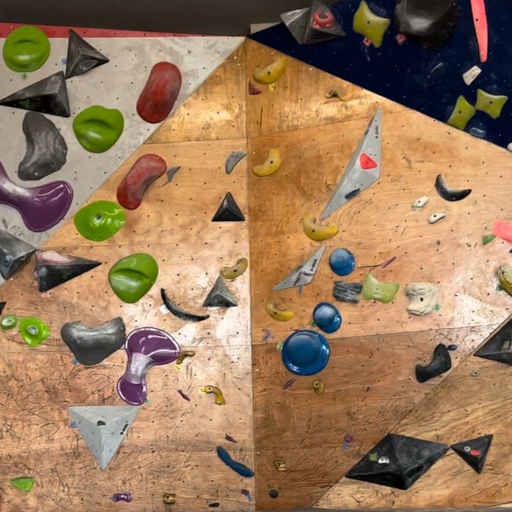
#> input picture imgs/img1.png, 512 x 512 px
$ python segmentar.py   (older library calls are emulated)
#> lines starting #> are read from the running program, lines starting #| are printed output that depends on the picture
import cv2
import os
import numpy as np
import matplotlib.pyplot as plt
from matplotlib.colors import ListedColormap
from sklearn.preprocessing import StandardScaler
from sklearn.decomposition import PCA
from sklearn.cluster import KMeans
import glob

# Variáveis globais
KSIZE = 31
TAM_JANELA = 5
NIVEIS_PIRAMIDE = 3
DEBUG = False

############ Funções Auxiliares ############

# [58 lines left out: functions visualizar_segmentacao, processar_uma_imagem, not called in this run]

def exibir_resultados(resultados, n_cols=4):
    """
    Exibe os resultados da segmentação para um conjunto de imagens.

    Parâmetros:
    - resultados: lista de tuplas (nome_arquivo, imagem_rgb, rotulos)
    - n_cols: número de colunas para exibição
    """
    n_imagens = len(resultados)
    n_rows = (n_imagens + n_cols - 1) // n_cols

    plt.figure(figsize=(15, n_rows * 5))

    for i, (nome_arquivo, imagem_rgb, rotulos) in enumerate(resultados):
        # Cria um mapa de cores aleatório para os rótulos
        n_clusters = len(np.unique(rotulos))
        cores = np.random.rand(n_clusters, 3)
        mapa_cores = ListedColormap(cores)

        # Exibe a imagem original
        plt.subplot(n_rows, n_cols * 2, i * 2 + 1)
        plt.imshow(imagem_rgb)
        plt.title(f"Original: {nome_arquivo}")
        plt.axis('off')

        # Exibe a segmentação
        plt.subplot(n_rows, n_cols * 2, i * 2 + 2)
        plt.imshow(rotulos, cmap=mapa_cores)
        plt.title(f"Segmentação: {n_clusters} clusters")
        plt.axis('off')

    plt.tight_layout()
    plt.show()

def salvar_resultados(output_path, resultados):
    """
    Salva resultados de segmentação em arquivos.

    Parâmetros:
    - output_path: caminho que será salvo
    - resultados: objeto com os resultados da segmentação
    """
    if not os.path.exists(output_path):
        os.makedirs(output_path)

    print("Salvando resultados...")

    plt.figure(figsize=(15, 10))
    for nome_arquivo, imagem_rgb, rotulos in resultados:
        n_clusters = len(np.unique(rotulos))
        cores = np.random.RandomState(42).rand(n_clusters, 3)

        mapa_cores = ListedColormap(cores)

        # Exibe a imagem original
        plt.subplot(1, 2, 1)
        plt.imshow(imagem_rgb)
        plt.title(f"Original: {nome_arquivo}")
        plt.axis('off')

        # Exibe a segmentação
        plt.subplot(1, 2, 2)
        plt.imshow(rotulos, cmap=mapa_cores)
        plt.title(f"Segmentação: {n_clusters} clusters")
        plt.axis('off')

        plt.savefig(os.path.join(output_path, nome_arquivo))
    plt.close()

def processar_conjunto_imagens(arquivos_imagem, n_clusters=5, tipo_segmentacao=1):
    """
    Processa um conjunto de imagens realizando a segmentação por textura.

    Parâmetros:
    - pasta_imagens: caminho para a pasta com as imagens
    - n_clusters: número de clusters para segmentação
    """
    resultados = []

    # Processa cada imagem
    for caminho_imagem in arquivos_imagem:
        # Extrai o nome base do arquivo
        nome_arquivo = os.path.basename(caminho_imagem)

        print(f"Processando: {nome_arquivo}")

        # Processa a imagem
        imagem_rgb, tensor_caracteristicas = processar_imagem(caminho_imagem)

        # Segmenta a imagem
        if tipo_segmentacao == 1:
            rotulos = segmentar_textura_kmeans(tensor_caracteristicas, n_clusters=n_clusters)
        elif tipo_segmentacao == 2:
            rotulos = segmentar_textura_distancia_euclidiana(tensor_caracteristicas, n_clusters=n_clusters)

        # Armazena os resultados
        resultados.append((nome_arquivo, imagem_rgb, rotulos))

    return resultados

############ Funções de Segmentação ############

def segmentar_textura_kmeans(tensor_caracteristicas, n_clusters=5, random_state=56):
    """
    Segmenta a imagem com base nas características de textura usando K-means.

    Parâmetros:
    - tensor_caracteristicas: tensor com as características de textura
    - n_clusters: número de clusters para o K-means
    - random_state: semente para reprodução dos resultados

    Retorna:
    - Matriz com os rótulos de segmentação
    """
    print("Segmentando usando K-Means...")

    # Obtem as dimensões do tensor
    altura, largura, n_caracteristicas = tensor_caracteristicas.shape

    # Reorganiza o tensor em uma matriz 2D: (n_pixels, n_caracteristicas)
    X = tensor_caracteristicas.reshape(-1, n_caracteristicas)

    # Normaliza as características
    scaler = StandardScaler()
    X_scaled = scaler.fit_transform(X)
    # Reduz a dimensionalidade com PCA para melhorar a eficiência
    pca = PCA(n_components=min(10, n_caracteristicas))
    X_pca = pca.fit_transform(X_scaled)

    kmeans = KMeans(n_clusters=n_clusters, random_state=random_state)

    # rotulos é um array de tamanho n_pixels que indica qual cluster cada pixel pertence
    rotulos = kmeans.fit_predict(X_pca)

    # Reorganiza os rótulos para o formato original da imagem
    rotulos_imagem = rotulos.reshape(altura, largura)
    return rotulos_imagem

# [62 lines left out: function segmentar_textura_distancia_euclidiana, not called in this run]

############ Funções de Filtros ############

def extrair_caracteristicas_textura(resposta_filtro, kernel):
    """
    Extrai características de textura a partir das respostas dos filtros.

    Parâmetros:
    - resposta_filtro: resposta do filtro
    - kernel: janela para cálculo das estatísticas locais

    Retorna:
    - Imagem com as médias locais
    """
    media = cv2.filter2D(resposta_filtro, -1, kernel)
    return media

def aplicar_filtros(imagem, filtros):
    """
    Aplica uma lista de filtros à imagem.

    Parâmetros:
    - imagem: imagem em escala de cinza
    - filtros: lista de filtros

    Retorna:
    - Lista de respostas dos filtros
    """
    respostas = []

    for kernel in filtros:
        # Aplica filtro usando convolução
        resposta = cv2.filter2D(imagem, cv2.CV_32F, kernel)
        respostas.append(resposta)

    return respostas

def criar_filtro_gabor(ksize=KSIZE, sigma=4.0, theta=0, lambd=10.0, gamma=0.5, psi=0):
    """
    Cria um filtro de Gabor com os parâmetros especificados.

    Parâmetros:
    - ksize: tamanho do kernel (impar)
    - sigma: desvio padrão do envelope gaussiano
    - theta: orientação do filtro em radianos
    - lambd: comprimento de onda da função senoidal
    - gamma: razão de aspecto do envelope gaussiano
    - psi: deslocamento de fase

    Retorna:
    - Kernel do filtro de Gabor
    """
    kernel = cv2.getGaborKernel(
        (ksize, ksize), sigma, theta, lambd, gamma, psi, ktype=cv2.CV_32F
    )

    # Normaliza o kernel
    if kernel.sum() != 0:
        kernel /= 1.5 * kernel.sum()
    else:
        kernel /= kernel.max()

    return kernel

def criar_banco_filtros(ksize=KSIZE):
    """
    Cria um banco de filtros de Gabor (com diferentes orientações), Gausseanos e Laplacianos.

    Retorna:
    - Lista de filtros
    """
    filtros = []

    #### Filtros de Gabor ####
    # Detecta texturas nas direções indicadas (e circular)

    # Parâmetros para filtros de Gabor
    sigma = 4.0
    lambd = 10.0
    gamma = 0.5
    psi = [0, np.pi/2]
    theta = [0, np.pi/2, np.pi/4, 3*np.pi/4] # 0°, 90°, 45°, 135°

    # Filtros direcionais
    for p in psi:
        for t in theta:
            filtros.append(criar_filtro_gabor(ksize, sigma, theta=t, lambd=lambd, gamma=gamma, psi=p))

    # Filtro circular
    filtros.append(criar_filtro_gabor(ksize, sigma, theta=0, lambd=lambd, gamma=1.0, psi=0))

    #### Filtro Laplaciano ####
    # Detecta bordas independentemente da direção

    # getDerivKernels retorna uma tupla de dois arrays 1D
    kx = cv2.getDerivKernels(2, 0, ksize)  # Segunda derivada em x (ordem=2)
    ky = cv2.getDerivKernels(0, 2, ksize)  # Segunda derivada em y (ordem=2)

    # Precisamos calcular o produto externo para obter o kernel 2D
    kernel_dx2 = np.outer(kx[0], kx[1])
    kernel_dy2 = np.outer(ky[0], ky[1])

    # O Laplaciano é a soma das derivadas segundas
    filtros.append(kernel_dx2 + kernel_dy2)

    #### Filtro Gaussiano ####
    # Serve para suavizar os ruídos e detalhes finos

    # getGaussianKernel retorna um array 1D
    # Precisamos gerar o gaussiano apartir da multiplicação de arrays para ter uma matriz gausseana
    kernel_gauss = cv2.getGaussianKernel(ksize, sigma)
    filtros.append(kernel_gauss * kernel_gauss.T)

    return filtros

def criar_piramide_gaussiana(imagem, niveis=NIVEIS_PIRAMIDE):
    """
    Cria uma pirâmide gaussiana com o número especificado de níveis.

    Parâmetros:
    - imagem: imagem de entrada
    - niveis: número de níveis da pirâmide

    Retorna:
    - Lista de imagens em diferentes escalas
    """
    piramide = [imagem]

    for i in range(1, niveis):
        # Aplica um filtro gaussiano (borra) e dps reduz a imagem para metade do tamanho
        img_reduzida = cv2.pyrDown(piramide[i-1])
        piramide.append(img_reduzida)

    return piramide

def processar_imagem(caminho_imagem, visualizar=False, tamanho_janela=TAM_JANELA, niveis=NIVEIS_PIRAMIDE):
    """
    Processa uma imagem aplicando filtros de Gabor em múltiplas escalas.

    Parâmetros:
    - caminho_imagem: caminho para a imagem
    - visualizar: se True, exibe as respostas dos filtros

    Retorna:
    - Vetor de características da imagem
    """
#> called with caminho_imagem = './imgs/img1.png', visualizar = False, tamanho_janela = 5, niveis = 3
    # Lê a imagem
    imagem_rgb = cv2.imread(caminho_imagem)
#> imagem_rgb is the input picture: shape (512, 512, 3); mean B, G, R 92.2, 122.5, 154.5
    imagem_rgb = cv2.cvtColor(imagem_rgb, cv2.COLOR_BGR2RGB)

    # Converte para escala de cinza
    imagem_cinza = cv2.cvtColor(imagem_rgb, cv2.COLOR_RGB2GRAY)
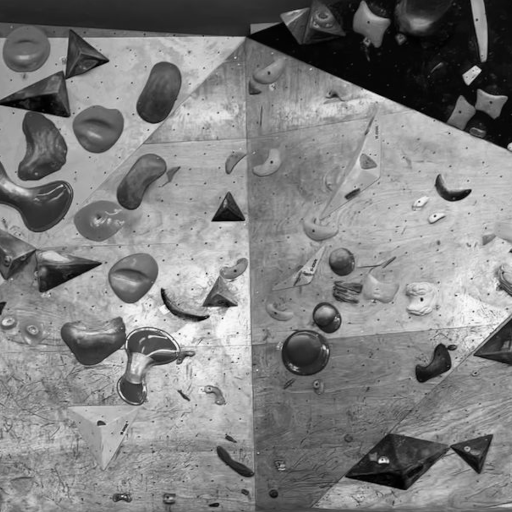
#> imagem_cinza: shape (512, 512); min 0, max 252, mean 128.6

    # Cria a pirâmide gaussiana
    piramide = criar_piramide_gaussiana(imagem_cinza, niveis)
#> the loop in criar_piramide_gaussiana, `for i in range(1, niveis):` made 2 passes
#> pass 1, in criar_piramide_gaussiana, `img_reduzida = cv2.pyrDown(piramide[i-1])`:
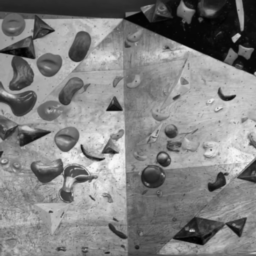
#> img_reduzida: shape (256, 256); min 1, max 248, mean 128.6
#> pass 2, in criar_piramide_gaussiana, `img_reduzida = cv2.pyrDown(piramide[i-1])`:
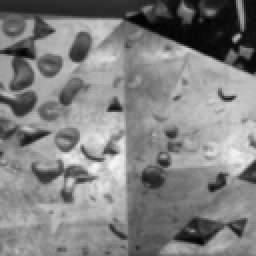
#> img_reduzida: shape (128, 128) (shown 2 times larger); min 3, max 246, mean 128.5
#> after the loop in criar_piramide_gaussiana, `for i in range(1, niveis):`: piramide = 3 items
#> piramide = 3 items

    # Cria o banco de filtros de Gabor
    filtros = criar_banco_filtros()

    # Lista pra armazenar todas as características extraídas
    todas_caracteristicas = []

    # Cria o kernel para cálculo da média local para vetor de caracteristicas
    kernel = np.ones((tamanho_janela, tamanho_janela), np.float32) / (tamanho_janela * tamanho_janela)

    # Processa cada escala da piramida
    for idx_escala, imagem_escala in enumerate(piramide):
        # Aplica filtros
        respostas_filtros = aplicar_filtros(imagem_escala, filtros)

        # Extrai as características da textura
        caracteristicas_escala = []
        for resposta in respostas_filtros:
            # Extrai a média local como característica
            media = extrair_caracteristicas_textura(resposta, kernel)

            # Redimensiona a característica para o tamanho da imagem original
            if idx_escala > 0:
                media = cv2.resize(media, (imagem_cinza.shape[1], imagem_cinza.shape[0]), interpolation=cv2.INTER_LINEAR)

            caracteristicas_escala.append(media)

        todas_caracteristicas.extend(caracteristicas_escala)
#> this loop made 3 passes
#> pass 1, in extrair_caracteristicas_textura (call 3), `media = cv2.filter2D(resposta_filtro, -1, kernel)`:
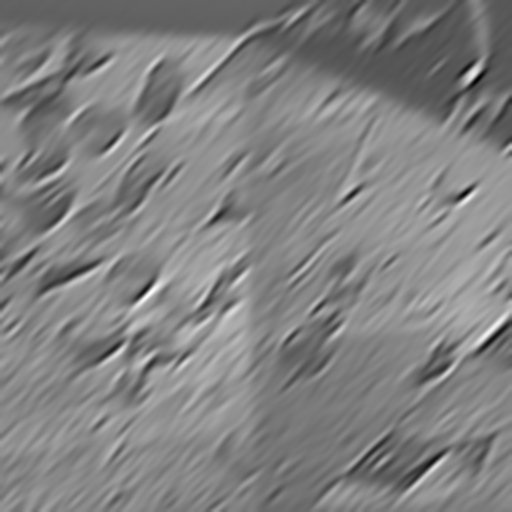
#> media: shape (512, 512) float32; min -152.5, max 314.4, mean 85.8; drawn with min black and max white
#> pass 1, in extrair_caracteristicas_textura (call 4), `media = cv2.filter2D(resposta_filtro, -1, kernel)`:
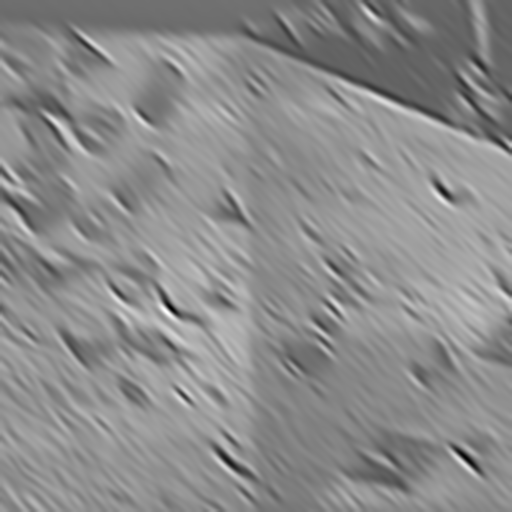
#> media: shape (512, 512) float32; min -190.9, max 312, mean 85.8; drawn with min black and max white
#> after the loop:
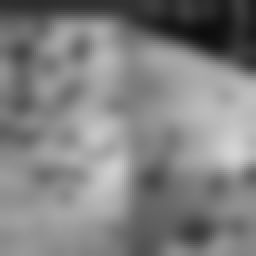
#> resposta: shape (128, 128) float32 (shown 2 times larger); min 13.73, max 212.2, mean 128.6
#> after the loop, todas_caracteristicas = 33 items

    # Visualiza as respostas dos filtros se solicitado
    if visualizar:
        plt.figure(figsize=(15, 10))

        plt.subplot(1, 2, 1)
        plt.imshow(imagem_rgb)
        plt.title('Imagem Original')
        plt.axis('off')

        plt.subplot(1, 2, 2)
        plt.imshow(todas_caracteristicas[9], cmap='jet')
        plt.title('Exemplo de Resposta (Laplace, Escala 1)')
        plt.axis('off')

        plt.tight_layout()
        plt.show()

    # Prepara o vetor de características
    # Redimensiona as características para o formato (altura, largura, n_caracteristicas)
    altura, largura = imagem_cinza.shape
#> altura = 512; largura = 512
    n_caracteristicas = len(todas_caracteristicas)
#> n_caracteristicas = 33

    # Reorganiza as caracteristicas em um tensor 3D
    tensor_caracteristicas = np.zeros((altura, largura, n_caracteristicas), dtype=np.float32)

    for i, caracteristica in enumerate(todas_caracteristicas):
        tensor_caracteristicas[:, :, i] = caracteristica
#> this loop made 33 passes

    # Como interpretar o tensor de características
    # Se você quer saber o vetor de características do pixel (100, 500) acesse:
    # pixel = tensor_caracteristicas[100, 50, :]

    return imagem_rgb, tensor_caracteristicas

############ Função Principal ############

    visualizar_segmentação(imagem_rgb, rotulos, titulo=f"Segmentação por K-Means")

# Função principal que orquestra todo o processo
def main():
    # Seleciona o tipo de segmentação
    # 1 -> K-Means
    # 2 -> Distância euclidiana
    tipo_segmentacao = 1

    # Número de clusters para segmentação
    n_clusters = 5

    if DEBUG:
        imagem_alvo = "../other/more_imgs/foto_12.jpg"
        processar_uma_imagem(imagem_alvo, n_clusters=n_clusters, tipo_segmentacao=tipo_segmentacao)
        return

    pasta_imagens = "./imgs"
    pasta_segmentados = "./segmentados"

    # Número maximo de imagens a serem processadas
    maximo_imagens = 16

    # Seleciona arquivos de imagens
    extensoes = ['img*']
    arquivos_imagem = []
    salvar = True
    exibir = True

    for ext in extensoes:
        arquivos_imagem.extend(glob.glob(os.path.join(pasta_imagens, ext)))

    if len(arquivos_imagem) <= 0:
        print(f"Nenhuma imagem encontrada para ser processada em '{pasta_imagens}'.")

    # Chama função de processamento das imagens
    resultados = processar_conjunto_imagens(
        arquivos_imagem[:min(maximo_imagens, len(arquivos_imagem))],
        n_clusters=n_clusters,
        tipo_segmentacao=tipo_segmentacao
    )
#> in segmentar_textura_kmeans, `rotulos_imagem = rotulos.reshape(altura, largura)`:
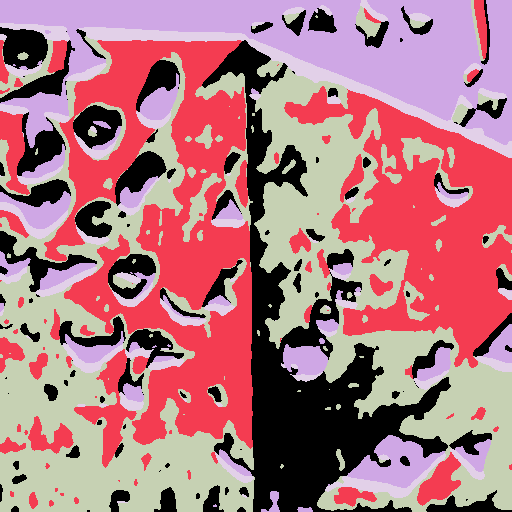
#> rotulos_imagem: shape (512, 512) int32; 5 distinct labels, from 0 to 4; one colour per label, 0 black
#> pass 2 of the loop in processar_conjunto_imagens, `for caminho_imagem in arquivos_imagem:`:
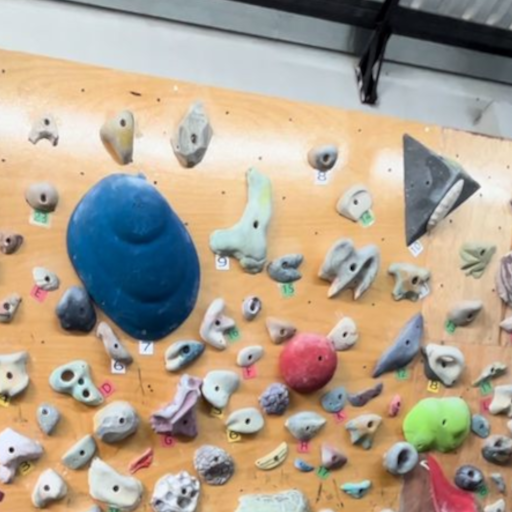
#> input picture imgs/img10.png, 512 x 512 px
#> in processar_imagem, imagem_rgb is the input picture: shape (512, 512, 3); mean B, G, R 143.3, 161.9, 176.7
#> the loop in processar_imagem (call 2), `for idx_escala, imagem_escala in enumerate(piramide):` made 3 passes
#> pass 1, in extrair_caracteristicas_textura (call 37), `media = cv2.filter2D(resposta_filtro, -1, kernel)`:
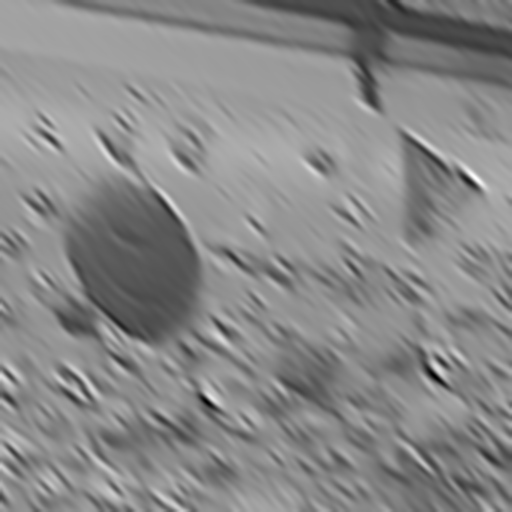
#> media: shape (512, 512) float32; min -104.6, max 293.7, mean 109.5; drawn with min black and max white
#> the loop in processar_imagem (call 2), `for i, caracteristica in enumerate(todas_caracteristicas):` made 33 passes
#> in segmentar_textura_kmeans (call 2), `rotulos_imagem = rotulos.reshape(altura, largura)`:
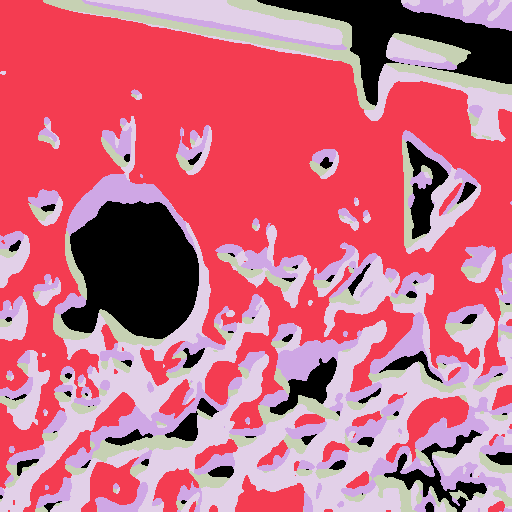
#> rotulos_imagem: shape (512, 512) int32; 5 distinct labels, from 0 to 4; one colour per label, 0 black
#> pass 3 of the loop in processar_conjunto_imagens, `for caminho_imagem in arquivos_imagem:`:
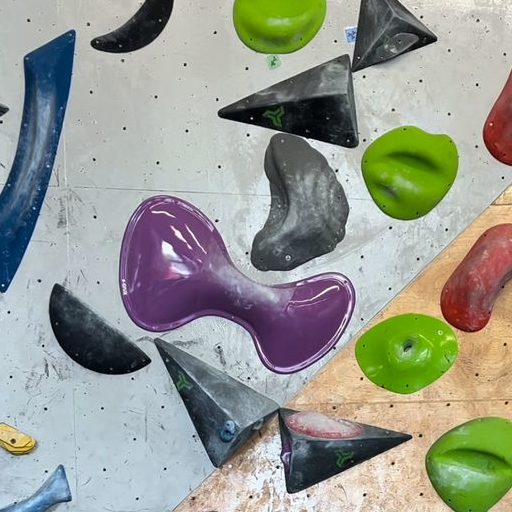
#> input picture imgs/img11.png, 512 x 512 px
#> in processar_imagem, imagem_rgb is the input picture: shape (512, 512, 3); mean B, G, R 144.6, 154.9, 151.2
#> the loop in processar_imagem (call 3), `for idx_escala, imagem_escala in enumerate(piramide):` made 3 passes
#> pass 1, in extrair_caracteristicas_textura (call 70), `media = cv2.filter2D(resposta_filtro, -1, kernel)`:
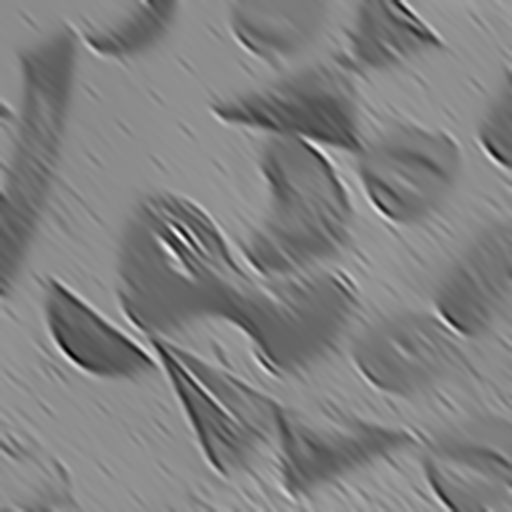
#> media: shape (512, 512) float32; min -187.7, max 382.1, mean 101.7; drawn with min black and max white
#> the loop in processar_imagem (call 3), `for i, caracteristica in enumerate(todas_caracteristicas):` made 33 passes
#> in segmentar_textura_kmeans (call 3), `rotulos_imagem = rotulos.reshape(altura, largura)`:
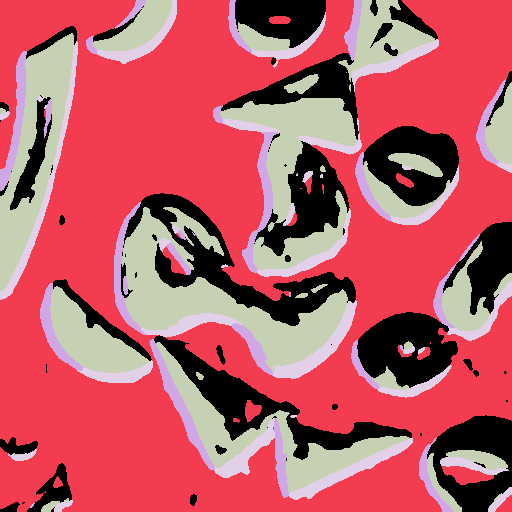
#> rotulos_imagem: shape (512, 512) int32; 5 distinct labels, from 0 to 4; one colour per label, 0 black
#> resultados = 3 items

    # Salva os resultados na pasta_segmentados
    if salvar:
        salvar_resultados(pasta_segmentados, resultados)
#> the loop in salvar_resultados, `for nome_arquivo, imagem_rgb, rotulos in resultados:` made 3 passes
#> nome_arquivo on passes 1 to 3: 'img1.png', 'img10.png', 'img11.png'

    # Mostra os resultados para o usuário
    if exibir:
        exibir_resultados(resultados)
#> in exibir_resultados, `n_imagens = len(resultados)`: n_imagens = 3
#> in exibir_resultados, `n_rows = (n_imagens + n_cols - 1) // n_cols`: n_rows = 1
#> the loop in exibir_resultados, `for i, (nome_arquivo, imagem_rgb, rotulos) in enumerate(resultados):` made 3 passes

if __name__ == "__main__":
    main()
